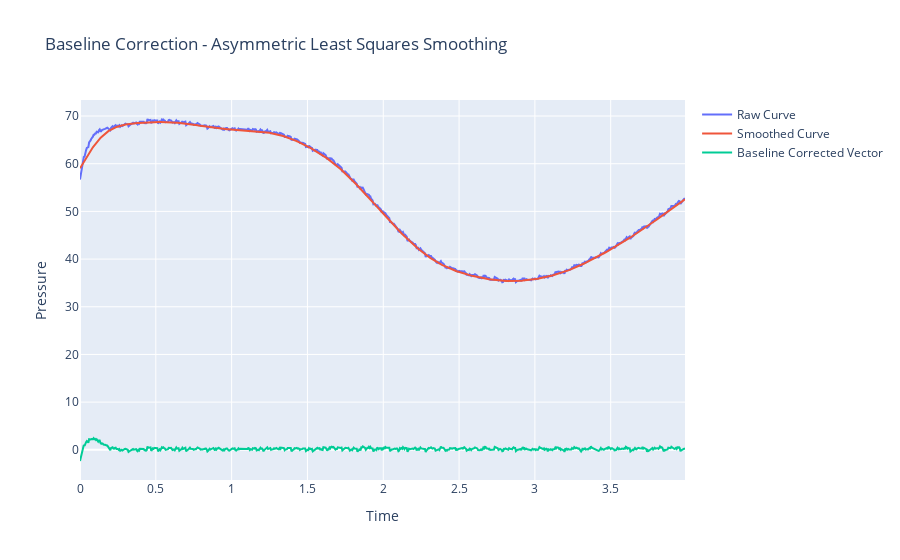

The code cell stored with this chart in its notebook:
### Code cell
"""
4. Asymmetric Least Squares Smoothing
- estimate a baseline in data by minimizing the sum of squared differences between the data and a smooth curve
- does this by applying different penalties to deviations above and below the curve.
- This asymmetry allows the smoother to better fit the baseline while accommodating peaks or other features in the data
"""
from scipy import sparse
from scipy.sparse.linalg import spsolve
smoothness = 1e4 
asymmetry = 0.1
n_iterations=10
L = len(pressure_vector)
D = sparse.csc_matrix(np.diff(np.eye(L), 2))
w = np.ones(L)
for i in range(n_iterations):
    W = sparse.spdiags(w, 0, L, L)
    Z = W + smoothness * D.dot(D.transpose())
    baseline = spsolve(Z, w*pressure_vector)
    w = asymmetry * (pressure_vector > baseline) + (1-asymmetry) * (pressure_vector < baseline)

baseline_corrected_vector = pressure_vector - baseline
fig = go.Figure()
fig.add_trace(go.Scatter(x=time, y=pressure_vector, mode='lines', name='Raw Curve'))
fig.add_trace(go.Scatter(x=time, y=baseline, mode='lines', name='Smoothed Curve'))
fig.add_trace(go.Scatter(x=time, y=baseline_corrected_vector, mode='lines', name='Baseline Corrected Vector'))
fig.update_layout(title='Baseline Correction - Asymmetric Least Squares Smoothing', xaxis_title='Time', yaxis_title='Pressure')
fig.show()
fig.write_image("dev/figures/fig_baseline_correction_AsLS_smoothing.png", width=1100, height= 350, scale = 3)

### Figure 1 — Plotly figure (JSON) as saved in the notebook; plotly's stock layout.template omitted (floating-point values rounded to 4 significant figures; data arrays with more than 128 entries replaced by an {"elided": "..."} marker saying what was removed)
{"data": [{"mode": "lines", "name": "Raw Curve", "type": "scatter", "x": {"elided": "799 float values"}, "y": {"elided": "799 float values"}}, {"mode": "lines", "name": "Smoothed Curve", "type": "scatter", "x": {"elided": "799 float values"}, "y": {"elided": "799 float values"}}, {"mode": "lines", "name": "Baseline Corrected Vector", "type": "scatter", "x": {"elided": "799 float values"}, "y": {"elided": "799 float values"}}], "layout": {"title": {"text": "Baseline Correction - Asymmetric Least Squares Smoothing"}, "xaxis": {"title": {"text": "Time"}}, "yaxis": {"title": {"text": "Pressure"}}}}
